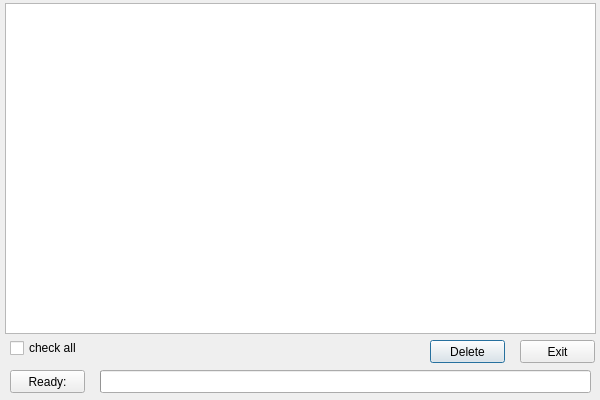
<?xml version="1.0" encoding="UTF-8"?>
<ui version="4.0">
 <class>DeleteFileDlg</class>
 <widget class="QDialog" name="DeleteFileDlg">
  <property name="geometry">
   <rect>
    <x>0</x>
    <y>0</y>
    <width>600</width>
    <height>400</height>
   </rect>
  </property>
  <property name="windowTitle">
   <string>Delete File</string>
  </property>
  <property name="windowIcon">
   <iconset resource="../hla.qrc">
    <normaloff>:/png/images/about.png</normaloff>:/png/images/about.png</iconset>
  </property>
  <widget class="QTableWidget" name="tableWidget">
   <property name="geometry">
    <rect>
     <x>5</x>
     <y>3</y>
     <width>591</width>
     <height>331</height>
    </rect>
   </property>
  </widget>
  <widget class="QCheckBox" name="checkBox">
   <property name="geometry">
    <rect>
     <x>10</x>
     <y>340</y>
     <width>81</width>
     <height>16</height>
    </rect>
   </property>
   <property name="text">
    <string>check all</string>
   </property>
  </widget>
  <widget class="QPushButton" name="btnDel">
   <property name="geometry">
    <rect>
     <x>430</x>
     <y>340</y>
     <width>75</width>
     <height>23</height>
    </rect>
   </property>
   <property name="text">
    <string>Delete</string>
   </property>
  </widget>
  <widget class="QPushButton" name="btnExit">
   <property name="geometry">
    <rect>
     <x>520</x>
     <y>340</y>
     <width>75</width>
     <height>23</height>
    </rect>
   </property>
   <property name="text">
    <string>Exit</string>
   </property>
  </widget>
  <widget class="QPushButton" name="btnStatus">
   <property name="geometry">
    <rect>
     <x>10</x>
     <y>370</y>
     <width>75</width>
     <height>23</height>
    </rect>
   </property>
   <property name="text">
    <string>Ready:</string>
   </property>
  </widget>
  <widget class="QProgressBar" name="progressBar">
   <property name="geometry">
    <rect>
     <x>100</x>
     <y>370</y>
     <width>491</width>
     <height>23</height>
    </rect>
   </property>
   <property name="value">
    <number>0</number>
   </property>
   <property name="textVisible">
    <bool>false</bool>
   </property>
  </widget>
 </widget>
 <resources>
  <include location="../hla.qrc"/>
 </resources>
 <connections/>
</ui>
